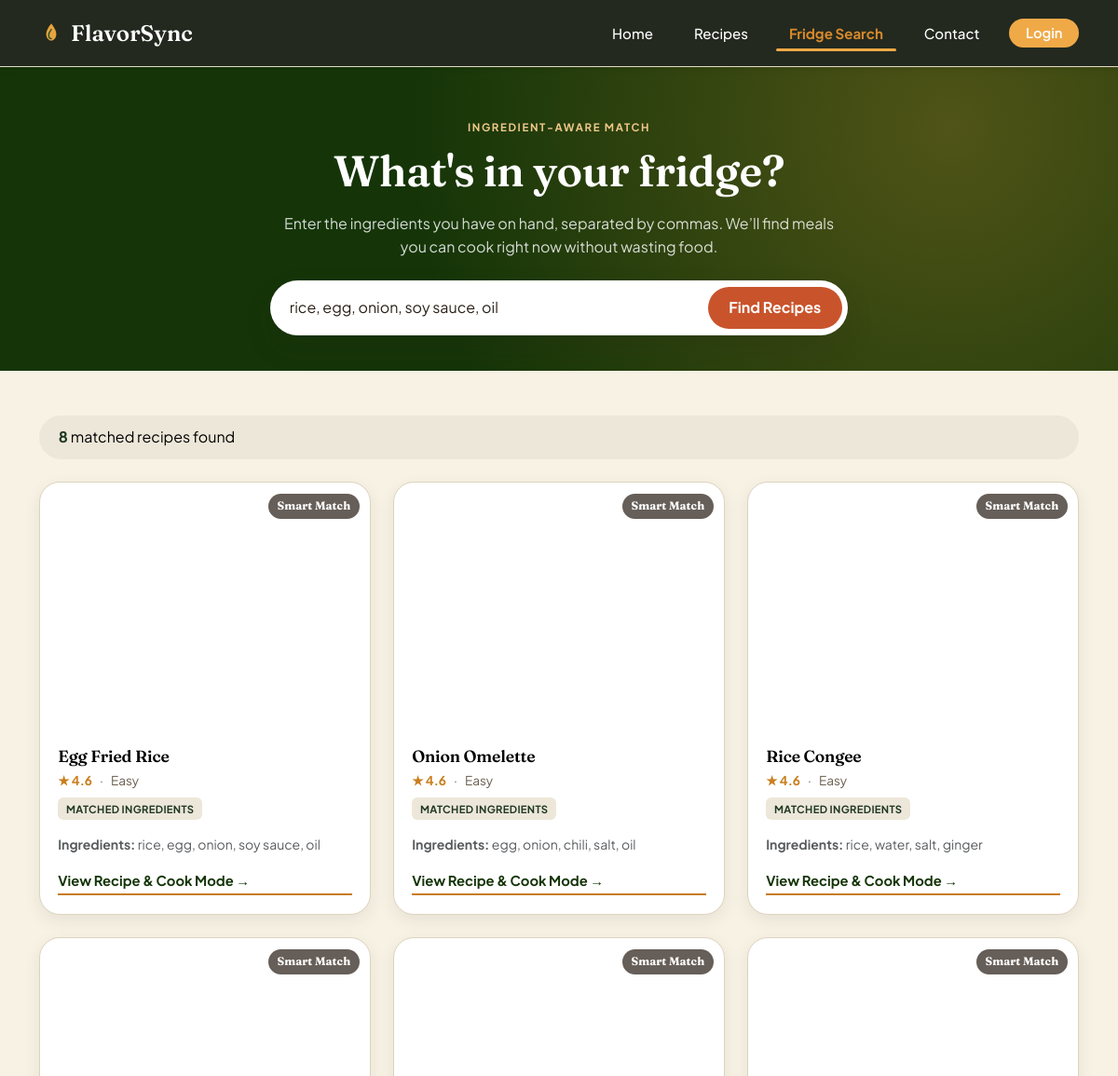
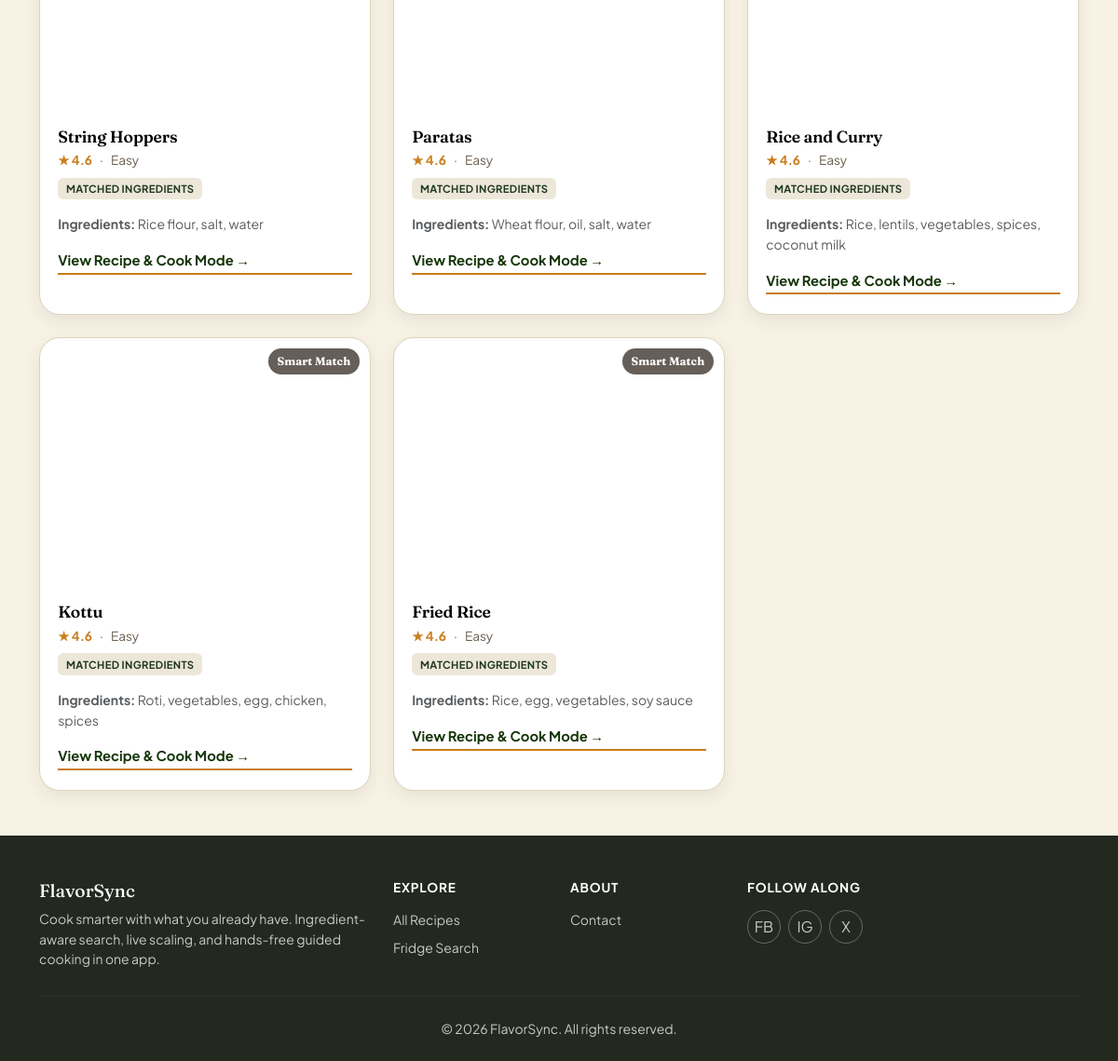
The page /fridge-search.php?ingredients=rice, egg, onion, soy sauce, oil on the database its author committed (2 pictures, top to bottom).
### tables this page shows
CREATE TABLE `recipes` (
  `id` int(11) NOT NULL,
  `title` varchar(150) NOT NULL,
  `ingredients` text NOT NULL,
  `instructions` text NOT NULL,
  `user_id` int(11) DEFAULT NULL,
  `category` varchar(50) DEFAULT 'dinner',
  `diet` varchar(50) DEFAULT 'veg',
  `time` int(11) DEFAULT 20,
  `difficulty` varchar(50) DEFAULT 'easy',
  `rating` decimal(3,1) DEFAULT 4.5,
  `image` varchar(255) DEFAULT ''
);

### fridge-search.php (the view, shortened to what this page needs)
<?php
require_once 'includes/db.php';
$matched_recipes = [];
$searched_ingredients = "";
if (isset($_GET['ingredients']) && !empty(trim($_GET['ingredients']))) {
    $searched_ingredients = trim($_GET['ingredients']);
    $ingredients_list = array_map('trim', explode(',', $searched_ingredients));
    $sql = "SELECT * FROM recipes WHERE ";
    $conditions = [];
    $params = [];
    foreach ($ingredients_list as $index => $ingredient) {
        $param_key = ":ingred_" . $index;
        $conditions[] = "ingredients LIKE " . $param_key;
        $params[$param_key] = '%' . $ingredient . '%';
    }
    $sql .= implode(' OR ', $conditions);
    $stmt = $conn->prepare($sql);
    $stmt->execute($params);
    $matched_recipes = $stmt->fetchAll(PDO::FETCH_ASSOC);
}
?>
<!DOCTYPE html>
<html lang="en">
<head>
    <link href="https://cdnjs.cloudflare.com/ajax/libs/bootstrap/5.3.3/css/bootstrap.min.css" rel="stylesheet">
    <link rel="stylesheet" href="css/recipes.css">
    <link rel="stylesheet" href="css/style.css">
</head>
<body>
<nav class="navbar navbar-expand-lg fs-navbar sticky-top">
  <div class="container">
    <a class="navbar-brand" href="index.php">
      FlavorSync
    </a>
    <div class="collapse navbar-collapse" id="fsNav">
      <ul class="navbar-nav ms-auto align-items-lg-center gap-lg-1">
        <li class="nav-item"><a class="nav-link" href="index.php">Home</a></li>
        <li class="nav-item"><a class="nav-link" href="recipes.php">Recipes</a></li>
        <li class="nav-item"><a class="nav-link active" aria-current="page" href="fridge-search.php">Fridge Search</a></li>
        <li class="nav-item"><a class="nav-link" href="contact.php">Contact</a></li>
        <?php if (isset($_SESSION['username'])): ?>
          <li class="nav-item ms-lg-2 mt-2 mt-lg-0">
            <a class="btn-login" href="auth/logout.php">Logout (<?= htmlspecialchars($_SESSION['username']) ?>)</a>
          </li>
        <?php else: ?>
          <li class="nav-item ms-lg-2 mt-2 mt-lg-0">
            <a class="btn-login" href="auth/login.php">Login</a>
          </li>
        <?php endif; ?>
      </ul>
    </div>
  </div>
</nav>
<header class="fs-page-header">
  <div class="container text-center">
    <span class="eyebrow" style="color:#F0C98A;">Ingredient-Aware Match</span>
    <h1 class="mt-2 mb-3">What's in your fridge?</h1>
    <p class="mb-4 mx-auto" style="max-width: 600px;">Enter the ingredients you have on hand, separated by commas. We’ll find meals you can cook right now without wasting food.</p>
    <form class="fs-search-bar mx-auto" style="max-width: 620px;" method="GET" action="fridge-search.php">
      <input type="search" id="ingredientSearch" name="ingredients" placeholder="Type ingredients — e.g. “egg, rice, onion”" value="<?= htmlspecialchars($searched_ingredients) ?>" required>
      <button type="submit">Find Recipes</button>
    </form>
  </div>
</header>
<main class="container py-5">
    <?php if (!empty($matched_recipes)): ?>
        <div class="fs-results-bar mb-4">
            <span id="resultsCount"><strong><?= count($matched_recipes) ?></strong> matched recipes found</span>
        </div>
        <div class="row g-4">
            <?php foreach ($matched_recipes as $index => $recipe): ?>
                <div class="col-sm-6 col-lg-4">
                    <article class="fs-card h-100">
                        <div class="fs-card-media media-<?= ($index % 9) + 1 ?>">
                            <span class="fs-card-time">Smart Match</span>
                            <span><?= htmlspecialchars($recipe['title']) ?></span>
                        </div>
                        <div class="fs-card-body d-flex flex-column">
                            <h3><?= htmlspecialchars($recipe['title']) ?></h3>
                            <div class="fs-card-meta mb-2">
                                <span class="fs-stars">★ 4.6</span>
                                <span>·</span>
                                <span>Easy</span>
                            </div>
                            <div class="fs-card-tags mb-3">
                                <span class="fs-tag">Matched Ingredients</span>
                            </div>
                            <p class="small text-muted mb-3" style="display: -webkit-box; -webkit-line-clamp: 2; -webkit-box-orient: vertical; overflow: hidden;">
                                <strong>Ingredients:</strong> <?= htmlspecialchars($recipe['ingredients']) ?>
                            </p>
                            <a href="recipe-detail.php?id=<?= $recipe['id'] ?>" class="fs-card-btn mt-auto">View Recipe & Cook Mode →</a>
                        </div>
                    </article>
                </div>
            <?php endforeach; ?>
        </div>
    <?php else: ?>
        <div class="text-center py-5 text-muted">
            <p class="fs-5">Enter your kitchen ingredients above to discover customized recipe ideas!</p>
        </div>
    <?php endif; ?>
</main>
<footer class="fs-footer mt-auto">
  <div class="container">
    <div class="row gy-4">
      <div class="col-md-4">
        <h5>FlavorSync</h5>
        <p class="small mt-2 mb-0">Cook smarter with what you already have. Ingredient-aware search, live scaling, and hands-free guided cooking in one app.</p>
      </div>
      <div class="col-6 col-md-2">
        <h6 class="text-white fw-bold small text-uppercase mb-3">Explore</h6>
        <ul class="list-unstyled small d-flex flex-column gap-2">
          <li><a href="recipes.php">All Recipes</a></li>
          <li><a href="fridge-search.php">Fridge Search</a></li>
        </ul>
      </div>
      <div class="col-6 col-md-2">
        <h6 class="text-white fw-bold small text-uppercase mb-3">About</h6>
        <ul class="list-unstyled small d-flex flex-column gap-2">
          <li><a href="contact.php">Contact</a></li>
        </ul>
      </div>
      <div class="col-md-4">
        <h6 class="text-white fw-bold small text-uppercase mb-3">Follow along</h6>
        <div class="d-flex gap-2">
          <a href="#" class="fs-social" aria-label="Facebook">FB</a>
          <a href="#" class="fs-social" aria-label="Instagram">IG</a>
          <a href="#" class="fs-social" aria-label="X / Twitter">X</a>
        </div>
      </div>
    </div>
    <hr class="my-4">
    <p class="small mb-0 text-center">© 2026 FlavorSync. All rights reserved.</p>
  </div>
</footer>
</body>
</html>

### css/style.css (style rules this page uses)
:root { --fs-cream: #F7F2E4; --fs-cream-card: #FFFDF8; --inkfs-: #23291F; --fs-ink-soft: #5B6259; --fs-green: #F0A947; --fs-green-dark: #D98A2B; --fs-green-tint: #E4EEE3; --fs-mango: #F0A947; --fs-mango-deep: #D98A2B; --fs-line: #E4DCC6; --fs-font-display: "Fraunces", "Georgia", serif; --fs-font-body: "Plus Jakarta Sans", "Segoe UI", sans-serif; --fs-radius-lg: 22px; --fs-radius-md: 14px; --fs-radius-pill: 999px; --fs-shadow-card: 0 10px 30px -14px rgba(35, 41, 31, 0.28); --fs-shadow-soft: 0 6px 18px -10px rgba(35, 41, 31, 0.22); }
html { scroll-behavior: smooth; }
body { font-family: var(--fs-font-body); color: var(--fs-ink); background-color: var(--fs-cream); -webkit-font-smoothing: antialiased; }
h1, h2, h3, h4, .fs-display { font-family: var(--fs-font-display); font-weight: 600; letter-spacing: -0.01em; color: var(--fs-ink); }
a { text-decoration: none; }
.fs-navbar { background-color: var(--inkfs-); border-bottom: 1px solid var(--fs-line); }
.fs-navbar .nav-link { color: #fff; font-weight: 500; margin: 0 0.35rem; position: relative; padding-bottom: 0.35rem; }
.fs-navbar .nav-link.active { color: var(--fs-mango-deep); font-weight: 700; }
.fs-navbar .nav-link.active::after { content: ""; position: absolute; left: 0; right: 0; bottom: 0; height: 3px; border-radius: var(--fs-radius-pill); background: var(--fs-mango); }
.fs-footer { background-color: var(--inkfs-); color: rgba(255, 255, 255, 0.75); padding: 3rem 0 1.5rem; }
.fs-footer a { color: rgba(255, 255, 255, 0.75); transition: color 0.18s ease; }
.fs-footer h6 { color: #fff; font-weight: 700; font-size: 0.85rem; letter-spacing: 0.06em; text-transform: uppercase; margin-bottom: 1rem; }
.fs-footer hr { border-color: rgba(255, 255, 255, 0.12); margin: 2rem 0 1.25rem; }

### rows shown on the page
recipes: title "Egg Fried Rice", ingredients "rice, egg, onion, soy sauce, oil"
recipes: title "Onion Omelette", ingredients "egg, onion, chili, salt, oil"
recipes: title "Rice Congee", ingredients "rice, water, salt, ginger"
recipes: title "String Hoppers", ingredients "Rice flour, salt, water"
recipes: title "Paratas", ingredients "Wheat flour, oil, salt, water"
recipes: title "Rice and Curry", ingredients "Rice, lentils, vegetables, spices, coconut milk"
recipes: title "Kottu", ingredients "Roti, vegetables, egg, chicken, spices"
recipes: title "Fried Rice", ingredients "Rice, egg, vegetables, soy sauce"

### other values the page prints
count($matched_recipes) "8"
